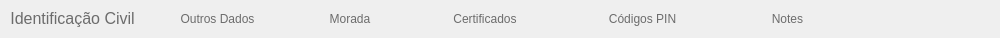
   <widget class="QWidget" name="widget_2" native="true">
    <property name="geometry">
     <rect>
      <x>10</x>
      <y>80</y>
      <width>1000</width>
      <height>38</height>
     </rect>
    </property>
    <property name="maximumSize">
     <size>
      <width>1000</width>
      <height>100</height>
     </size>
    </property>
    <property name="styleSheet">
     <string notr="true">background-image: url(:/images/Images/bg_SelectTabTool.png);</string>
    </property>
    <widget class="QPushButton" name="btnSelectTab_Identity">
     <property name="geometry">
      <rect>
       <x>0</x>
       <y>-3</y>
       <width>145</width>
       <height>43</height>
      </rect>
     </property>
     <property name="font">
      <font>
       <family>Arial</family>
       <pointsize>12</pointsize>
       <weight>9</weight>
       <italic>false</italic>
       <bold>false</bold>
      </font>
     </property>
     <property name="styleSheet">
      <string notr="true">color: rgb(108, 108, 108);
font: 75 12pt &quot;Arial&quot;;
background-image: url(:/images/Images/alpha.png);</string>
     </property>
     <property name="text">
      <string>Identificação Civil</string>
     </property>
     <property name="flat">
      <bool>true</bool>
     </property>
    </widget>
    <widget class="QPushButton" name="btnSelectTab_Identity_Extra">
     <property name="geometry">
      <rect>
       <x>145</x>
       <y>-3</y>
       <width>145</width>
       <height>43</height>
      </rect>
     </property>
     <property name="styleSheet">
      <string notr="true">color: rgb(108, 108, 108);
font: 75 12pt &quot;Arial&quot;;
background-image: url(:/images/Images/alpha.png);</string>
     </property>
     <property name="text">
      <string>Outros Dados</string>
     </property>
     <property name="flat">
      <bool>true</bool>
     </property>
    </widget>
    <widget class="QPushButton" name="btnSelectTab_Address">
     <property name="geometry">
      <rect>
       <x>285</x>
       <y>-3</y>
       <width>130</width>
       <height>43</height>
      </rect>
     </property>
     <property name="styleSheet">
      <string notr="true">color: rgb(108, 108, 108);
font: 75 12pt &quot;Arial&quot;;
background-image: url(:/images/Images/alpha.png);</string>
     </property>
     <property name="text">
      <string>Morada</string>
     </property>
     <property name="flat">
      <bool>true</bool>
     </property>
    </widget>
    <widget class="QPushButton" name="btnSelectTab_Certificates">
     <property name="geometry">
      <rect>
       <x>420</x>
       <y>-3</y>
       <width>130</width>
       <height>43</height>
      </rect>
     </property>
     <property name="styleSheet">
      <string notr="true">color: rgb(108, 108, 108);
font: 75 12pt &quot;Arial&quot;;
background-image: url(:/images/Images/alpha.png);</string>
     </property>
     <property name="text">
      <string>Certificados</string>
     </property>
     <property name="flat">
      <bool>true</bool>
     </property>
    </widget>
    <widget class="QPushButton" name="btnSelectTab_PinCodes">
     <property name="geometry">
      <rect>
       <x>570</x>
       <y>-3</y>
       <width>145</width>
       <height>43</height>
      </rect>
     </property>
     <property name="styleSheet">
      <string notr="true">color: rgb(108, 108, 108);
font: 75 12pt &quot;Arial&quot;;
background-image: url(:/images/Images/alpha.png);</string>
     </property>
     <property name="text">
      <string>Códigos PIN</string>
     </property>
     <property name="flat">
      <bool>true</bool>
     </property>
    </widget>
    <widget class="QPushButton" name="btnSelectTab_Notes">
     <property name="geometry">
      <rect>
       <x>720</x>
       <y>-3</y>
       <width>135</width>
       <height>43</height>
      </rect>
     </property>
     <property name="styleSheet">
      <string notr="true">color: rgb(108, 108, 108);
font: 75 12pt &quot;Arial&quot;;
background-image: url(:/images/Images/alpha.png);</string>
     </property>
     <property name="text">
      <string>Notes</string>
     </property>
     <property name="flat">
      <bool>true</bool>
     </property>
    </widget>
   </widget>
